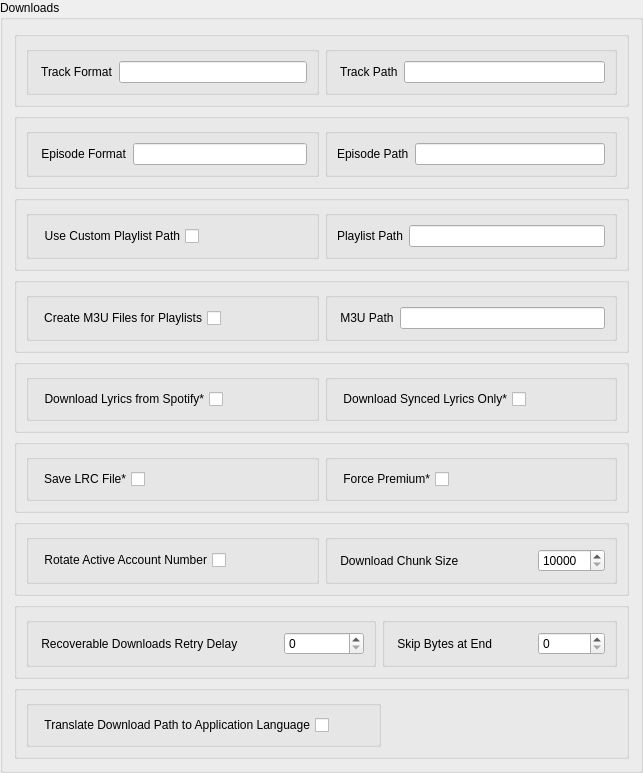
             <widget class="QGroupBox" name="gb1">
              <property name="styleSheet">
               <string notr="true"/>
              </property>
              <property name="title">
               <string>Downloads</string>
              </property>
              <layout class="QVBoxLayout" name="verticalLayout_27">
               <item>
                <widget class="QGroupBox" name="gb1_0">
                 <property name="title">
                  <string/>
                 </property>
                 <property name="flat">
                  <bool>true</bool>
                 </property>
                 <layout class="QHBoxLayout" name="horizontalLayout">
                  <item>
                   <widget class="QGroupBox" name="groupBox_27">
                    <property name="title">
                     <string/>
                    </property>
                    <layout class="QHBoxLayout" name="horizontalLayout_26">
                     <item>
                      <widget class="QLabel" name="lm_media_format">
                       <property name="text">
                        <string> Track Format</string>
                       </property>
                      </widget>
                     </item>
                     <item>
                      <widget class="QLineEdit" name="inp_media_format"/>
                     </item>
                    </layout>
                   </widget>
                  </item>
                  <item>
                   <widget class="QGroupBox" name="groupBox_6">
                    <property name="title">
                     <string/>
                    </property>
                    <property name="flat">
                     <bool>false</bool>
                    </property>
                    <layout class="QHBoxLayout" name="horizontalLayout_17">
                     <item>
                      <widget class="QLabel" name="lb_track_formatter">
                       <property name="text">
                        <string> Track Path</string>
                       </property>
                      </widget>
                     </item>
                     <item>
                      <widget class="QLineEdit" name="inp_track_formatter"/>
                     </item>
                    </layout>
                   </widget>
                  </item>
                 </layout>
                </widget>
               </item>
               <item>
                <widget class="QGroupBox" name="gb1_7">
                 <property name="title">
                  <string/>
                 </property>
                 <property name="flat">
                  <bool>true</bool>
                 </property>
                 <layout class="QHBoxLayout" name="horizontalLayout_18">
                  <item>
                   <widget class="QGroupBox" name="groupBox_28">
                    <property name="title">
                     <string/>
                    </property>
                    <layout class="QHBoxLayout" name="horizontalLayout_36">
                     <item>
                      <widget class="QLabel" name="lb_episode_name_formatter">
                       <property name="toolTip">
                        <string/>
                       </property>
                       <property name="text">
                        <string> Episode Format</string>
                       </property>
                      </widget>
                     </item>
                     <item>
                      <widget class="QLineEdit" name="inp_podcast_media_format"/>
                     </item>
                    </layout>
                   </widget>
                  </item>
                  <item>
                   <widget class="QGroupBox" name="groupBox_13">
                    <property name="title">
                     <string/>
                    </property>
                    <property name="flat">
                     <bool>false</bool>
                    </property>
                    <layout class="QHBoxLayout" name="horizontalLayout_35">
                     <item>
                      <widget class="QLabel" name="lb_track_formatter_2">
                       <property name="toolTip">
                        <string/>
                       </property>
                       <property name="text">
                        <string>Episode Path</string>
                       </property>
                      </widget>
                     </item>
                     <item>
                      <widget class="QLineEdit" name="inp_podcast_path_formatter"/>
                     </item>
                    </layout>
                   </widget>
                  </item>
                 </layout>
                </widget>
               </item>
               <item>
                <widget class="QGroupBox" name="gb1_8">
                 <property name="title">
                  <string/>
                 </property>
                 <property name="flat">
                  <bool>true</bool>
                 </property>
                 <layout class="QHBoxLayout" name="horizontalLayout_37">
                  <item>
                   <widget class="QGroupBox" name="group_playlist_cfg_m3u_2">
                    <property name="title">
                     <string/>
                    </property>
                    <layout class="QHBoxLayout" name="horizontalLayout_45">
                     <item>
                      <widget class="QCheckBox" name="inp_use_playlist_path">
                       <property name="layoutDirection">
                        <enum>Qt::RightToLeft</enum>
                       </property>
                       <property name="text">
                        <string>Use Custom Playlist Path</string>
                       </property>
                      </widget>
                     </item>
                     <item>
                      <spacer name="horizontalSpacer_16">
                       <property name="orientation">
                        <enum>Qt::Horizontal</enum>
                       </property>
                       <property name="sizeHint" stdset="0">
                        <size>
                         <width>40</width>
                         <height>20</height>
                        </size>
                       </property>
                      </spacer>
                     </item>
                    </layout>
                   </widget>
                  </item>
                  <item>
                   <widget class="QGroupBox" name="groupBox_31">
                    <property name="title">
                     <string/>
                    </property>
                    <layout class="QHBoxLayout" name="horizontalLayout_40">
                     <item>
                      <widget class="QLabel" name="lb_playlist_name_formatter">
                       <property name="toolTip">
                        <string/>
                       </property>
                       <property name="text">
                        <string>Playlist Path</string>
                       </property>
                      </widget>
                     </item>
                     <item>
                      <widget class="QLineEdit" name="inp_playlist_path_formatter"/>
                     </item>
                    </layout>
                   </widget>
                  </item>
                 </layout>
                </widget>
               </item>
               <item>
                <widget class="QGroupBox" name="gb1_1">
                 <property name="title">
                  <string/>
                 </property>
                 <property name="flat">
                  <bool>true</bool>
                 </property>
                 <layout class="QHBoxLayout" name="horizontalLayout_21">
                  <item>
                   <widget class="QGroupBox" name="group_playlist_cfg_m3u">
                    <property name="title">
                     <string/>
                    </property>
                    <layout class="QHBoxLayout" name="horizontalLayout_42">
                     <item>
                      <widget class="QCheckBox" name="inp_create_playlists">
                       <property name="layoutDirection">
                        <enum>Qt::RightToLeft</enum>
                       </property>
                       <property name="text">
                        <string>Create M3U Files for Playlists</string>
                       </property>
                      </widget>
                     </item>
                     <item>
                      <spacer name="horizontalSpacer_14">
                       <property name="orientation">
                        <enum>Qt::Horizontal</enum>
                       </property>
                       <property name="sizeHint" stdset="0">
                        <size>
                         <width>40</width>
                         <height>20</height>
                        </size>
                       </property>
                      </spacer>
                     </item>
                    </layout>
                   </widget>
                  </item>
                  <item>
                   <widget class="QGroupBox" name="group_playlist_cfg_format">
                    <property name="title">
                     <string/>
                    </property>
                    <layout class="QHBoxLayout" name="horizontalLayout_43">
                     <item>
                      <widget class="QLabel" name="lb_m3u_name_formatter">
                       <property name="text">
                        <string> M3U Path</string>
                       </property>
                      </widget>
                     </item>
                     <item>
                      <widget class="QLineEdit" name="inp_m3u_name_formatter"/>
                     </item>
                    </layout>
                   </widget>
                  </item>
                 </layout>
                </widget>
               </item>
               <item>
                <widget class="QGroupBox" name="gb1_2">
                 <property name="title">
                  <string/>
                 </property>
                 <property name="flat">
                  <bool>true</bool>
                 </property>
                 <layout class="QHBoxLayout" name="horizontalLayout_13">
                  <item>
                   <widget class="QGroupBox" name="group_lyrics_cfg_lyricsenable">
                    <property name="title">
                     <string/>
                    </property>
                    <property name="flat">
                     <bool>false</bool>
                    </property>
                    <layout class="QHBoxLayout" name="horizontalLayout_33">
                     <item>
                      <widget class="QCheckBox" name="inp_enable_lyrics">
                       <property name="toolTip">
                        <string>This feature requires a premium account.</string>
                       </property>
                       <property name="layoutDirection">
                        <enum>Qt::RightToLeft</enum>
                       </property>
                       <property name="text">
                        <string>Download Lyrics from Spotify*</string>
                       </property>
                      </widget>
                     </item>
                     <item>
                      <spacer name="horizontalSpacer_10">
                       <property name="orientation">
                        <enum>Qt::Horizontal</enum>
                       </property>
                       <property name="sizeHint" stdset="0">
                        <size>
                         <width>40</width>
                         <height>20</height>
                        </size>
                       </property>
                      </spacer>
                     </item>
                    </layout>
                   </widget>
                  </item>
                  <item>
                   <widget class="QGroupBox" name="group_lyrics_cfg_only_synced">
                    <property name="title">
                     <string/>
                    </property>
                    <layout class="QHBoxLayout" name="horizontalLayout_34">
                     <item>
                      <widget class="QCheckBox" name="inp_only_synced_lyrics">
                       <property name="toolTip">
                        <string>This feature requires a premium account.</string>
                       </property>
                       <property name="layoutDirection">
                        <enum>Qt::RightToLeft</enum>
                       </property>
                       <property name="text">
                        <string>Download Synced Lyrics Only*</string>
                       </property>
                      </widget>
                     </item>
                     <item>
                      <spacer name="horizontalSpacer_11">
                       <property name="orientation">
                        <enum>Qt::Horizontal</enum>
                       </property>
                       <property name="sizeHint" stdset="0">
                        <size>
                         <width>40</width>
                         <height>20</height>
                        </size>
                       </property>
                      </spacer>
                     </item>
                    </layout>
                   </widget>
                  </item>
                 </layout>
                </widget>
               </item>
               <item>
                <widget class="QGroupBox" name="gb1_3">
                 <property name="title">
                  <string/>
                 </property>
                 <property name="flat">
                  <bool>true</bool>
                 </property>
                 <layout class="QHBoxLayout" name="horizontalLayout_84">
                  <item>
                   <widget class="QGroupBox" name="group_playlist_cfg_m3u_11">
                    <property name="title">
                     <string/>
                    </property>
                    <layout class="QHBoxLayout" name="horizontalLayout_86">
                     <item>
                      <widget class="QCheckBox" name="inp_use_lrc_file">
                       <property name="toolTip">
                        <string>This feature requires a premium account.</string>
                       </property>
                       <property name="layoutDirection">
                        <enum>Qt::RightToLeft</enum>
                       </property>
                       <property name="text">
                        <string>Save LRC File*</string>
                       </property>
                      </widget>
                     </item>
                     <item>
                      <spacer name="horizontalSpacer_26">
                       <property name="orientation">
                        <enum>Qt::Horizontal</enum>
                       </property>
                       <property name="sizeHint" stdset="0">
                        <size>
                         <width>40</width>
                         <height>20</height>
                        </size>
                       </property>
                      </spacer>
                     </item>
                    </layout>
                   </widget>
                  </item>
                  <item>
                   <widget class="QGroupBox" name="groupBox_26">
                    <property name="title">
                     <string/>
                    </property>
                    <layout class="QHBoxLayout" name="horizontalLayout_25">
                     <item>
                      <widget class="QCheckBox" name="inp_force_premium">
                       <property name="toolTip">
                        <string>This feature requires a premium account.</string>
                       </property>
                       <property name="layoutDirection">
                        <enum>Qt::RightToLeft</enum>
                       </property>
                       <property name="text">
                        <string>Force Premium*</string>
                       </property>
                      </widget>
                     </item>
                     <item>
                      <spacer name="horizontalSpacer_12">
                       <property name="orientation">
                        <enum>Qt::Horizontal</enum>
                       </property>
                       <property name="sizeHint" stdset="0">
                        <size>
                         <width>40</width>
                         <height>20</height>
                        </size>
                       </property>
                      </spacer>
                     </item>
                    </layout>
                   </widget>
                  </item>
                 </layout>
                </widget>
               </item>
               <item>
                <widget class="QGroupBox" name="gb1_4">
                 <property name="title">
                  <string/>
                 </property>
                 <property name="flat">
                  <bool>true</bool>
                 </property>
                 <layout class="QHBoxLayout" name="horizontalLayout_32">
                  <item>
                   <widget class="QGroupBox" name="groupBox_25">
                    <property name="title">
                     <string/>
                    </property>
                    <layout class="QHBoxLayout" name="horizontalLayout_31">
                     <item>
                      <widget class="QCheckBox" name="inp_rotate_acc_sn">
                       <property name="layoutDirection">
                        <enum>Qt::RightToLeft</enum>
                       </property>
                       <property name="text">
                        <string>Rotate Active Account Number</string>
                       </property>
                      </widget>
                     </item>
                     <item>
                      <spacer name="horizontalSpacer_9">
                       <property name="orientation">
                        <enum>Qt::Horizontal</enum>
                       </property>
                       <property name="sizeHint" stdset="0">
                        <size>
                         <width>40</width>
                         <height>20</height>
                        </size>
                       </property>
                      </spacer>
                     </item>
                    </layout>
                   </widget>
                  </item>
                  <item>
                   <widget class="QGroupBox" name="groupBox_8">
                    <property name="title">
                     <string/>
                    </property>
                    <property name="flat">
                     <bool>false</bool>
                    </property>
                    <layout class="QHBoxLayout" name="horizontalLayout_19">
                     <item>
                      <widget class="QLabel" name="lb_chunk_size">
                       <property name="text">
                        <string> Download Chunk Size</string>
                       </property>
                      </widget>
                     </item>
                     <item>
                      <spacer name="horizontalSpacer_2">
                       <property name="orientation">
                        <enum>Qt::Horizontal</enum>
                       </property>
                       <property name="sizeHint" stdset="0">
                        <size>
                         <width>40</width>
                         <height>20</height>
                        </size>
                       </property>
                      </spacer>
                     </item>
                     <item>
                      <widget class="QSpinBox" name="inp_chunk_size">
                       <property name="minimumSize">
                        <size>
                         <width>0</width>
                         <height>0</height>
                        </size>
                       </property>
                       <property name="minimum">
                        <number>10000</number>
                       </property>
                       <property name="maximum">
                        <number>10000000</number>
                       </property>
                      </widget>
                     </item>
                    </layout>
                   </widget>
                  </item>
                 </layout>
                </widget>
               </item>
               <item>
                <widget class="QGroupBox" name="gb1_5">
                 <property name="title">
                  <string/>
                 </property>
                 <property name="flat">
                  <bool>true</bool>
                 </property>
                 <layout class="QHBoxLayout" name="horizontalLayout_41">
                  <item>
                   <widget class="QGroupBox" name="groupBox_22">
                    <property name="title">
                     <string/>
                    </property>
                    <property name="flat">
                     <bool>false</bool>
                    </property>
                    <layout class="QHBoxLayout" name="horizontalLayout_22">
                     <item>
                      <widget class="QLabel" name="lb_max_recdl_delay">
                       <property name="text">
                        <string> Recoverable Downloads Retry Delay</string>
                       </property>
                      </widget>
                     </item>
                     <item>
                      <spacer name="horizontalSpacer_4">
                       <property name="orientation">
                        <enum>Qt::Horizontal</enum>
                       </property>
                       <property name="sizeHint" stdset="0">
                        <size>
                         <width>40</width>
                         <height>20</height>
                        </size>
                       </property>
                      </spacer>
                     </item>
                     <item>
                      <widget class="QSpinBox" name="inp_max_recdl_delay">
                       <property name="minimumSize">
                        <size>
                         <width>80</width>
                         <height>0</height>
                        </size>
                       </property>
                       <property name="maximum">
                        <number>999999</number>
                       </property>
                      </widget>
                     </item>
                    </layout>
                   </widget>
                  </item>
                  <item>
                   <widget class="QGroupBox" name="groupBox_23">
                    <property name="title">
                     <string/>
                    </property>
                    <layout class="QHBoxLayout" name="horizontalLayout_23">
                     <item>
                      <widget class="QLabel" name="lb_dl_endskip">
                       <property name="text">
                        <string> Skip Bytes at End</string>
                       </property>
                      </widget>
                     </item>
                     <item>
                      <spacer name="horizontalSpacer_15">
                       <property name="orientation">
                        <enum>Qt::Horizontal</enum>
                       </property>
                       <property name="sizeHint" stdset="0">
                        <size>
                         <width>40</width>
                         <height>20</height>
                        </size>
                       </property>
                      </spacer>
                     </item>
                     <item>
                      <widget class="QSpinBox" name="inp_dl_endskip">
                       <property name="minimumSize">
                        <size>
                         <width>0</width>
                         <height>0</height>
                        </size>
                       </property>
                       <property name="maximum">
                        <number>999999999</number>
                       </property>
                      </widget>
                     </item>
                    </layout>
                   </widget>
                  </item>
                 </layout>
                </widget>
               </item>
               <item>
                <widget class="QGroupBox" name="gb1_6">
                 <property name="title">
                  <string/>
                 </property>
                 <property name="flat">
                  <bool>true</bool>
                 </property>
                 <layout class="QHBoxLayout" name="horizontalLayout_44">
                  <item>
                   <widget class="QGroupBox" name="inp_translate_file_path_2">
                    <property name="title">
                     <string/>
                    </property>
                    <layout class="QHBoxLayout" name="horizontalLayout_79">
                     <item>
                      <widget class="QCheckBox" name="inp_translate_file_path">
                       <property name="toolTip">
                        <string/>
                       </property>
                       <property name="layoutDirection">
                        <enum>Qt::RightToLeft</enum>
                       </property>
                       <property name="text">
                        <string>Translate Download Path to Application Language</string>
                       </property>
                      </widget>
                     </item>
                     <item>
                      <spacer name="horizontalSpacer">
                       <property name="orientation">
                        <enum>Qt::Horizontal</enum>
                       </property>
                       <property name="sizeHint" stdset="0">
                        <size>
                         <width>40</width>
                         <height>20</height>
                        </size>
                       </property>
                      </spacer>
                     </item>
                    </layout>
                   </widget>
                  </item>
                  <item>
                   <spacer name="horizontalSpacer_13">
                    <property name="orientation">
                     <enum>Qt::Horizontal</enum>
                    </property>
                    <property name="sizeHint" stdset="0">
                     <size>
                      <width>40</width>
                      <height>20</height>
                     </size>
                    </property>
                   </spacer>
                  </item>
                 </layout>
                </widget>
               </item>
              </layout>
             </widget>
